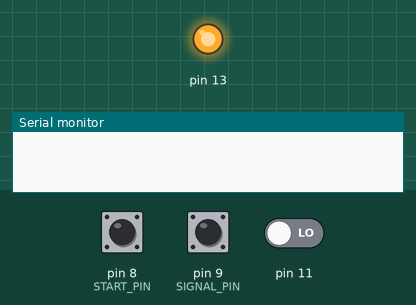
This sketch was run on a simulated Arduino Uno, built with avr-gcc and run on an emulated ATmega328P. Parts: output pins drawn as LEDs (lit = HIGH), the last lines printed to the serial monitor. Inputs (shaded band) come from the test bench; at power-on: pin 11 LOW, pin 8 (START_PIN) HIGH, pin 9 (SIGNAL_PIN) HIGH.

Above: at 1.2 s.
1.3 s: pin 11 driven HIGH
4.3 s: pin 11 driven LOW
At 5.7 s:
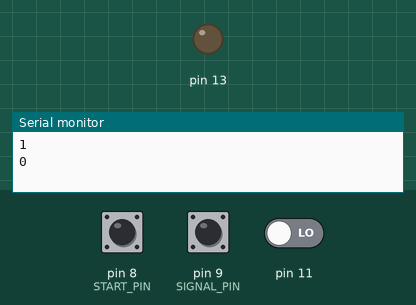
Timing chart, 0 to 7.3 s (numbered marks = the images above; inputs shaded):
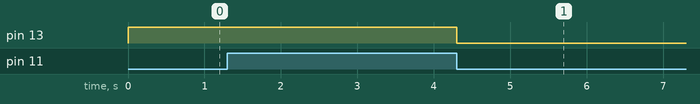

Measured:
- after the input at 4.3 s, pin 13: HIGH → LOW after 0.00 s instead of 2.7 s

The sketch:

kurodenwa_arduino.ino
```cpp
int val=0, buf_val;

const int START_PIN = 8;
const int SIGNAL_PIN = 9;
int buf_signal = 1;
int count = 0;
bool state = false;
bool colling = true;
int calling_count, start_call_count;
int calling_Number, start_call_Number;


void setup() {
  Serial.begin(9600);
  pinMode(13, OUTPUT);
  pinMode(11, INPUT);

  pinMode( START_PIN, INPUT_PULLUP );
  pinMode( SIGNAL_PIN, INPUT_PULLUP );

  calling_count = 0;
  start_call_count = 0;
  calling_Number = 700;
  start_call_Number = 12000;//6000 = 1minute

  digitalWrite(13, HIGH);
}

//180- rand(60) 000
//35 - rand(10) 000

void loop() {
  buf_val = val;
  int start = digitalRead( START_PIN );
  int signal = digitalRead( SIGNAL_PIN );

  val = digitalRead(11);

  if (colling == false) {
    start_call_count = start_call_count + 1;
    if (start_call_Number < start_call_count) {
      colling = true;
      start_call_count = 0;
      if (val == 1) {
        digitalWrite(13, HIGH);
      }
    }
  }else if (colling == true) {
    calling_count = calling_count + 1;
    if (calling_Number < calling_count) {
      colling = false;
      calling_count = 0;
      if (val == 1) {
        digitalWrite(13, LOW);
      }
    }
  }

  if (val == 1 && buf_val != val) {
    Serial.println(val);
  }else if(val == 0 && buf_val != val){
    digitalWrite(13, LOW);
    Serial.println(val);
  }

  if (start == 1) {
    if (state == true) {
      int send_data = count/2+2;
      Serial.println(send_data);
      count = 0;
      state = false;
    }
  } else if (start == 0) {
    state = true;
    if (buf_signal != signal){
      count = count+1 ;
    }
  }

  buf_signal = signal;
  delay(10);
}
```
